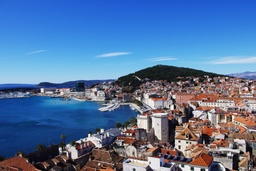
#> input picture split-Croatia.jpg, 256 x 171 px, shrunk from 2048 x 1365 before the run
$ python main.py
#> lines starting #> are read from the running program, lines starting #| are printed output that depends on the picture
### QuadTree.py
import numpy as np
from functools import reduce
from operator import add
import threading


def concatenate4(north_west, north_east, south_west, south_east):
    top = np.concatenate((north_west, north_east), axis=1)
    bottom = np.concatenate((south_west, south_east), axis=1)
    return np.concatenate((top, bottom), axis=0)


def split4(image):
    half_split = np.array_split(image, 2)
    res = map(lambda x: np.array_split(x, 2, axis=1), half_split)
    return reduce(add, res)


def calculate_mean(img):
    return np.mean(img, axis=(0, 1))


def check_equal(my_list):
    first = my_list[0]
    return all((x == first).all() for x in my_list)


class QuadTree:
    def __init__(self):
        self.level = None
        self.mean = None
        self.resolution = None
        self.final = None
        self.north_west = None
        self.south_west = None
        self.north_east = None
        self.south_east = None

    def insert(self, img, level=0):
        self.level = level
        self.mean = calculate_mean(img).astype(int)
        self.resolution = (img.shape[0], img.shape[1])
        self.final = True

        if not check_equal(img):
            split_img = split4(img)

            self.final = False
            self.north_west = QuadTree().insert(split_img[0], level + 1)
            self.north_east = QuadTree().insert(split_img[1], level + 1)
            self.south_west = QuadTree().insert(split_img[2], level + 1)
            self.south_east = QuadTree().insert(split_img[3], level + 1)

        return self

    def get_image(self, level):
        if self.final or self.level == level:
            return np.tile(self.mean, (self.resolution[0], self.resolution[1], 1))

        return concatenate4(
            self.north_west.get_image(level),
            self.north_east.get_image(level),
            self.south_west.get_image(level),
            self.south_east.get_image(level))

### main.py
import time

import matplotlib.pyplot as plt
import matplotlib.image as mpimg
from QuadTree import QuadTree

if __name__ == '__main__':
    """
    # чтение и вывод изображения
    img = mpimg.imread('split-Croatia.jpg')
    print(img.shape)
    plt.imshow(img)
    plt.show()

    # делим изображение на 4 и выводим первую четверть
    split_img = split4(img)
    print(split_img[0].shape)
    plt.imshow(split_img[0])
    plt.show()

    # удобный вывод 4 изображений
    fig, axs = plt.subplots(2, 2)
    axs[0, 0].imshow(split_img[0])
    axs[0, 1].imshow(split_img[1])
    axs[1, 0].imshow(split_img[2])
    axs[1, 1].imshow(split_img[3])
    plt.show()

    # объединение 4 картинок в 1
    full_img = concatenate4(split_img[0], split_img[1], split_img[2], split_img[3])
    plt.imshow(full_img)
    plt.show()

    # выводит средний цвет для каждой четверти
    means = np.array(list(map(lambda x: calculate_mean(x), split_img))).astype(int).reshape(2, 2, 3)
    print(means)
    plt.imshow(means)
    plt.show()
    """
    img = mpimg.imread('split-Croatia.jpg')
#> img is the input picture: shape (171, 256, 3); mean R, G, B 85.6, 116.1, 158.3
    quadtree = QuadTree().insert(img)
#> in insert, `self.mean = calculate_mean(img).astype(int)`: self.mean = [85, 116, 158]
#> in check_equal, `first = my_list[0]`: first = 256 rows, first 8: [39, 99, 209], [40, 100, 210], [41, 101, 211], [42, 102, 212], [41, 103, 212], [41, 103, 212], [41, 103, 212], [41, 103, 212]
#> in split4, `half_split = np.array_split(image, 2)`: half_split = 2 items
#> in insert, `split_img = split4(img)`: split_img = 4 items
#> call 2 of insert, with level = 1
#> in insert (call 2), `self.mean = calculate_mean(img).astype(int)`: self.mean = [78, 145, 219]
#> in insert (call 2), `self.mean = calculate_mean(img).astype(int)`:
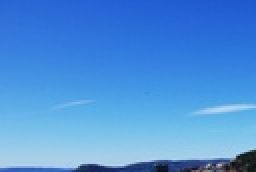
#> img: shape (86, 128, 3) (shown 2 times larger); mean R, G, B 78.5, 146, 219.2
#> in check_equal (call 2), `first = my_list[0]`: first = 128 rows, first 8: [39, 99, 209], [40, 100, 210], [41, 101, 211], [42, 102, 212], [41, 103, 212], [41, 103, 212], [41, 103, 212], [41, 103, 212]
#> call 3 of insert, with level = 2
#> in insert (call 3), `self.mean = calculate_mean(img).astype(int)`: self.mean = [52, 123, 220]
#> in insert (call 3), `self.mean = calculate_mean(img).astype(int)`:
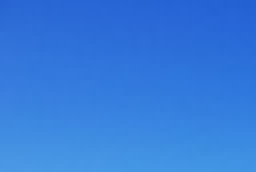
#> img: shape (43, 64, 3) (shown 4 times larger); mean R, G, B 52.3, 123.2, 220.6
#> in check_equal (call 3), `first = my_list[0]`: first = 64 rows, first 8: [39, 99, 209], [40, 100, 210], [41, 101, 211], [42, 102, 212], [41, 103, 212], [41, 103, 212], [41, 103, 212], [41, 103, 212]
#> call 4 of insert, with level = 3
#> in insert (call 4), `self.mean = calculate_mean(img).astype(int)`: self.mean = [46, 112, 216]
#> in insert (call 4), `self.mean = calculate_mean(img).astype(int)`:
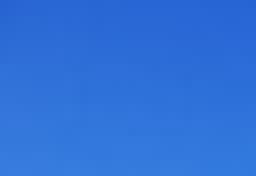
#> img: shape (22, 32, 3) (shown 8 times larger); mean R, G, B 46.8, 112.5, 217
#> in check_equal (call 4), `first = my_list[0]`: first = 32 rows, first 8: [39, 99, 209], [40, 100, 210], [41, 101, 211], [42, 102, 212], [41, 103, 212], [41, 103, 212], [41, 103, 212], [41, 103, 212]
#> in check_equal (call 5), `first = my_list[0]`: first = 16 rows, first 8: [39, 99, 209], [40, 100, 210], [41, 101, 211], [42, 102, 212], [41, 103, 212], [41, 103, 212], [41, 103, 212], [41, 103, 212]

    plt.imshow(quadtree.get_image(10))
#> in concatenate4, `top = np.concatenate((north_west, north_east), axis=1)`: top = [[39, 99, 209], [40, 100, 210]]
#> in concatenate4, `bottom = np.concatenate((south_west, south_east), axis=1)`: bottom = [[40, 100, 210], [41, 101, 211]]
#> in get_image, `return concatenate4( self.north_west.get_image(level), self.north_east..`:
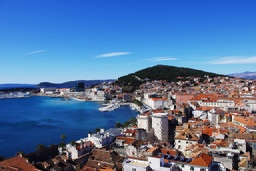
#> returned value: shape (171, 256, 3) int64; mean of channels 0, 1, 2 85.5, 116, 158.2; drawn as R, G, B
    plt.show()
    plt.imshow(quadtree.get_image(7))
    plt.show()
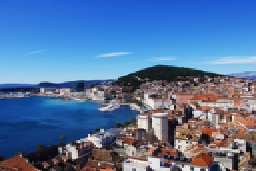
#> shown: shape (171, 256, 3); mean R, G, B 85.3, 115.8, 158
    plt.imshow(quadtree.get_image(3))
    plt.show()
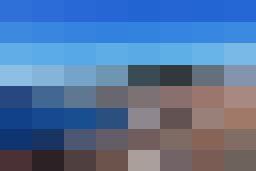
#> shown: shape (171, 256, 3); mean R, G, B 85, 115.5, 157.7
    plt.imshow(quadtree.get_image(1))
    plt.show()
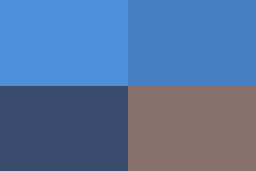
#> shown: shape (171, 256, 3); mean R, G, B 85.2, 115.6, 158
